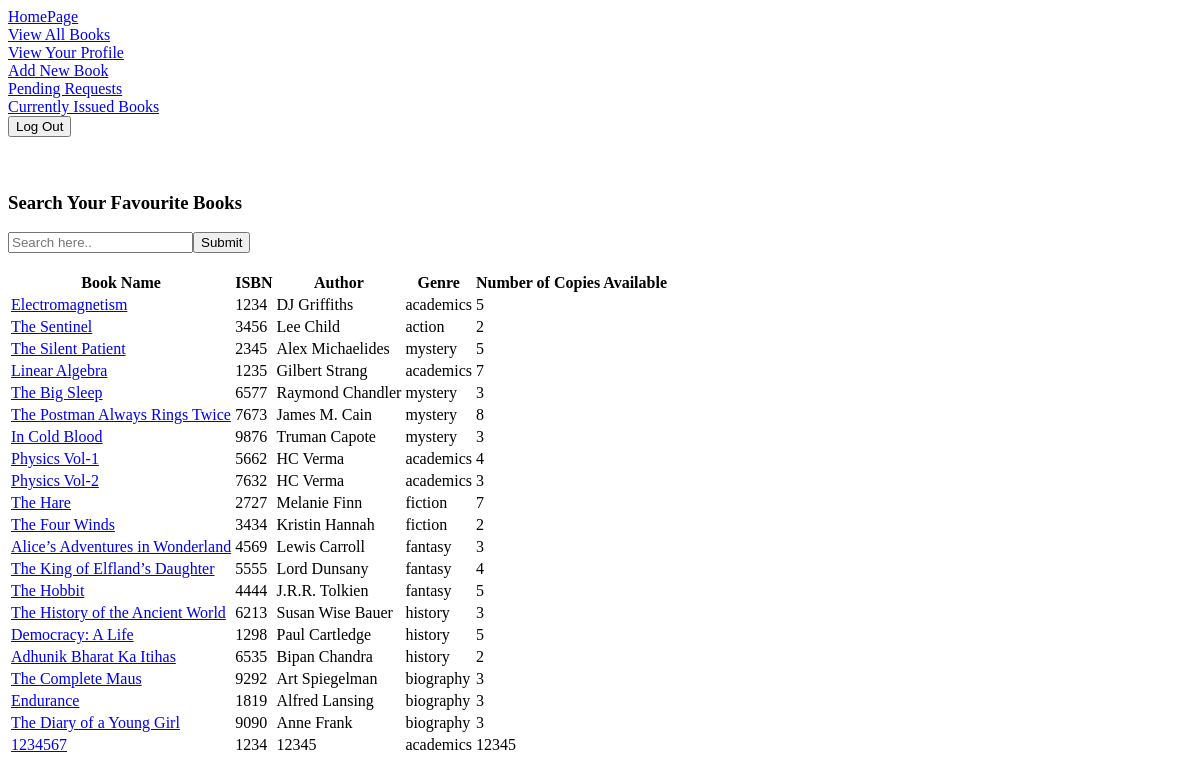
Before: /bookview (signed in) with the older database file.
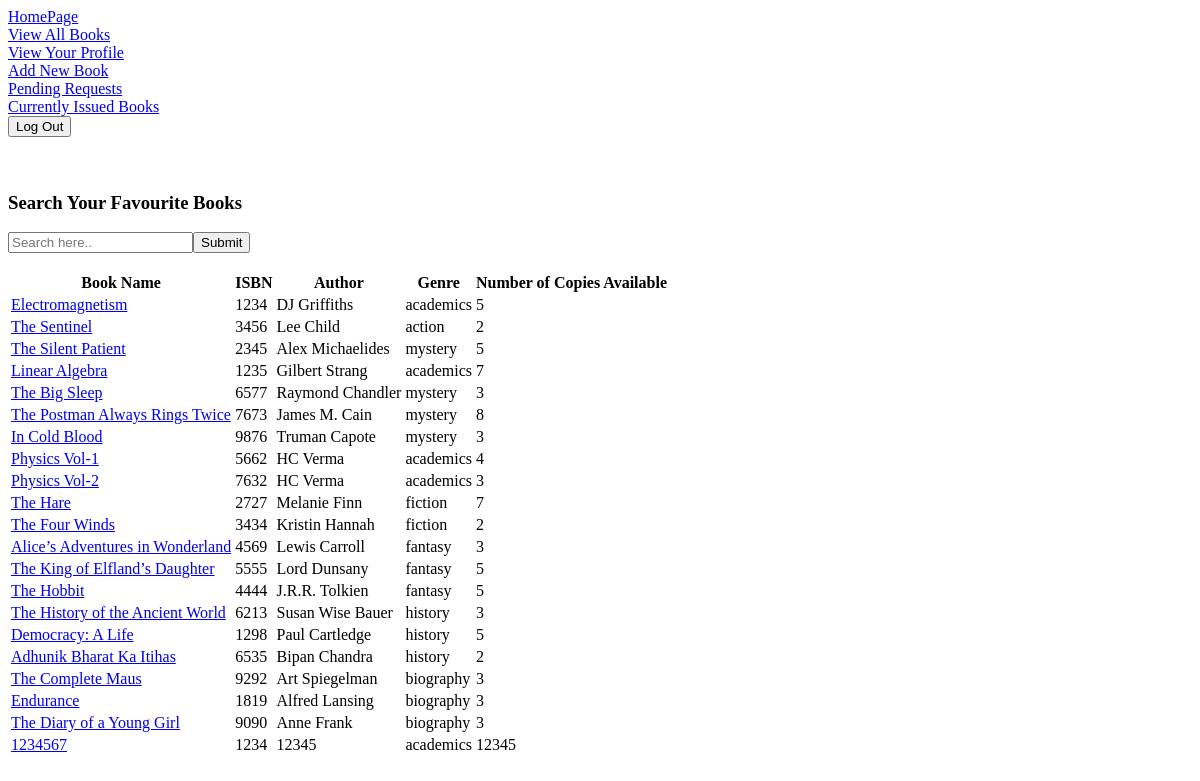
After: the same page with the newer database file.
### library/models.py (models this page shows, shortened)
class Book(models.Model):
    title=models.CharField(max_length=50)
    genre_choice= [
        ('academics', 'Academics'),
        ('fiction', 'Fiction'),
        ('action ', 'Action '),
        ('biography', 'Biography'),
        ('history', 'History'),
        ('mystery','Mystery'),
        ('fantasy','Fantasy')
        ]
    isbn=models.PositiveIntegerField()
    author=models.CharField(max_length=40)
    genre=models.CharField(max_length=30,choices=genre_choice,default='academics')
    number = models.PositiveIntegerField()

### library/views.py (the view)
# urls.py: path('bookview', views.bookview, name='bookview'),
@login_required(login_url='userlogin')
def bookview(request):
    books=models.Book.objects.all()
    return render(request, 'bookview.html',{'books':books})

### Templates/bookview.html (shortened to what this page needs)
{% extends 'userbase.html' %}
{% block body %}
{% if books%}
<table>
<thead>
<tr>
<th>Book Name</th>
<th>ISBN</th>
<th>Author</th>
<th>Genre</th>
<th>Number of Copies Available</th>
</tr>
</thead>
<tfoot>
<tr>
<td colspan="4" rowspan="4">
</td>
</tr>
</tfoot>
<tbody><br><br>
<h3> Search Your Favourite Books</h3>
   <form action="{% url 'search_result' %}" method="get">
      <input name="query" type="text" placeholder="Search here.." >
      <button type="submit" name="button">Submit</button>
    </form><br><br>
  {% for book in books %}
    <tr>
      <td><a href="bookview/{{book.id}}">{{book.title}}</a></td>
      <td>{{book.isbn}}</td>
      <td>{{book.author}}</td>
      <td>{{book.genre}}</td>
      <td>{{book.number}}</td>
    </tr>
  {% endfor %}
</tbody>
</table>
{%else%}
<h1>No Books Found</h1>
{%endif%}
{% endblock body %}

Changed rows visible on the page:
changed Book "The King of Elfland’s Daughter": number "4" → "5"
